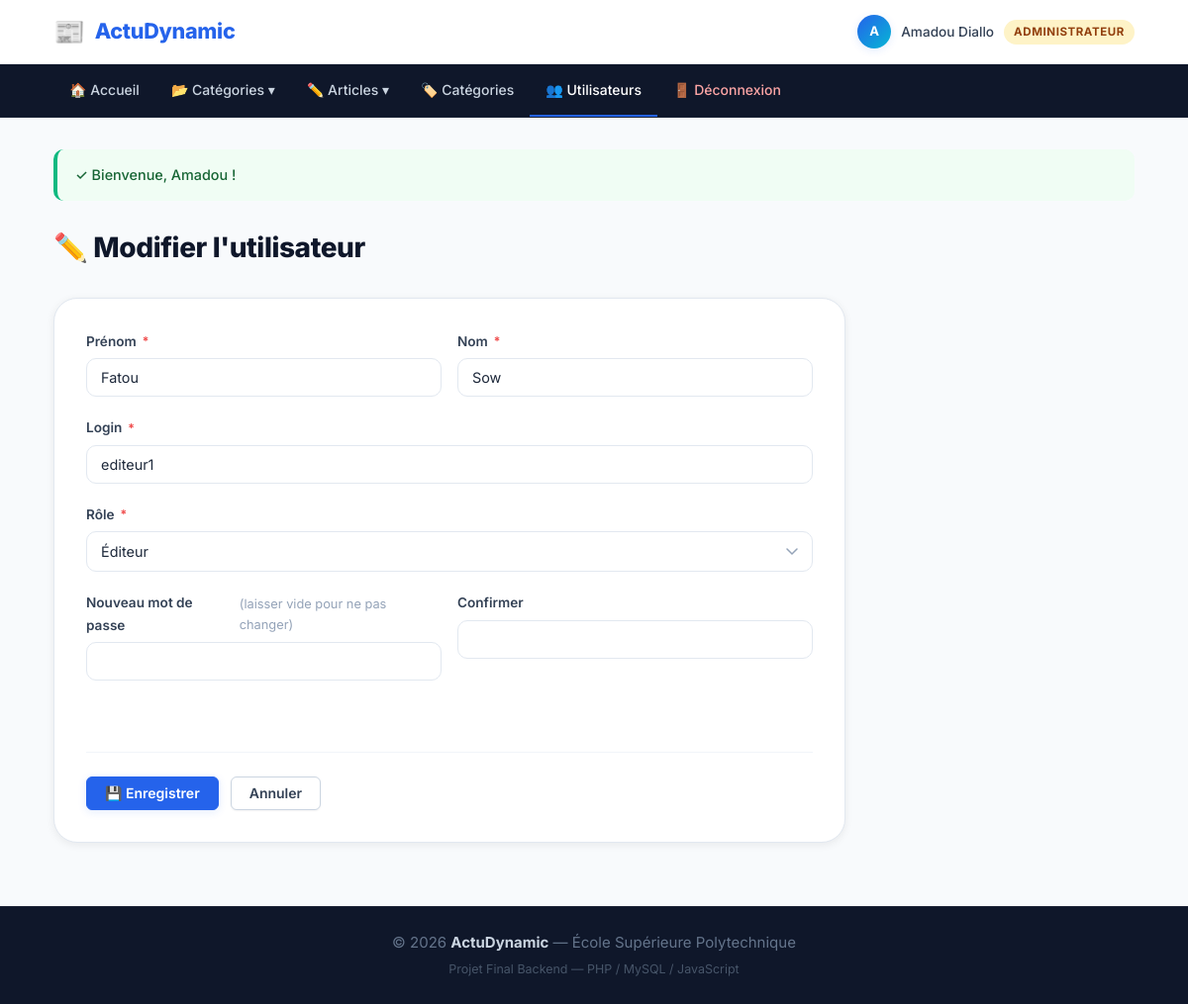
The app's page /utilisateurs/modifier.php?id=2 (signed in) with its own data.
### tables this page shows
CREATE TABLE IF NOT EXISTS utilisateurs (
    id INT AUTO_INCREMENT PRIMARY KEY,
    nom VARCHAR(100) NOT NULL,
    prenom VARCHAR(100) NOT NULL,
    login VARCHAR(50) NOT NULL UNIQUE,
    mot_de_passe VARCHAR(255) NOT NULL,
    role ENUM('visiteur', 'editeur', 'administrateur') NOT NULL DEFAULT 'editeur',
    created_at DATETIME DEFAULT CURRENT_TIMESTAMP
);

### menu.php (the view, shortened to what this page needs)
<?php
$cur  = basename($_SERVER['PHP_SELF']);
$inDir = function(string $d): bool {
    return str_contains(str_replace('\\','/',$_SERVER['SCRIPT_FILENAME']), '/'.$d.'/');
};
?>
<nav class="main-nav">
    <div class="container">
        <ul class="nav-list" id="navList">
            <li><a href="<?= url('accueil.php') ?>" class="<?= $cur==='accueil.php'?'active':'' ?>">🏠 Accueil</a></li>
            <li class="dropdown">
                <a href="#" class="dropdown-toggle">📂 Catégories ▾</a>
            </li>
            <?php if (isEditor()): ?>
            <li class="dropdown">
                <a href="#" class="dropdown-toggle">✏️ Articles ▾</a>
            </li>
            <li><a href="<?= url('categories/liste.php') ?>" class="<?= $inDir('categories')?'active':'' ?>">🏷️ Catégories</a></li>
            <?php endif; ?>
            <?php if (isAdmin()): ?>
            <li><a href="<?= url('utilisateurs/liste.php') ?>" class="<?= $inDir('utilisateurs')?'active':'' ?>">👥 Utilisateurs</a></li>
            <?php endif; ?>
            <?php if (isLoggedIn()): ?>
                <li><a href="<?= url('deconnexion.php') ?>" class="btn-logout">🚪 Déconnexion</a></li>
            <?php else: ?>
                <li><a href="<?= url('connexion.php') ?>" class="btn-login">🔐 Connexion</a></li>
            <?php endif; ?>
        </ul>
    </div>
</nav>
<div class="content-wrapper">
    <div class="container">
        <?= flashMessage() ?>

### utilisateurs/modifier.php (shortened to what this page needs)
<?php
require_once __DIR__ . '/../config.php';
$id = (int)($_GET['id'] ?? $_POST['id'] ?? 0);
$pdo  = getDB();
$stmt = $pdo->prepare("SELECT * FROM utilisateurs WHERE id=:id");
$stmt->execute([':id'=>$id]);
$user = $stmt->fetch();
include __DIR__ . '/../entete.php';
include __DIR__ . '/../menu.php';
?>
<div class="page-header"><h1>✏️ Modifier l'utilisateur</h1></div>
<form method="POST" action="<?= url('utilisateurs/modifier.php') ?>?id=<?= $id ?>" id="formUtilisateur" novalidate class="form-card">
    <div class="form-row">
        <div class="form-group">
            <label for="prenom">Prénom <span class="required">*</span></label>
            <input type="text" id="prenom" name="prenom" class="form-control" value="<?= escape($_POST['prenom']??$user['prenom']) ?>">
        </div>
        <div class="form-group">
            <label for="nom">Nom <span class="required">*</span></label>
            <input type="text" id="nom" name="nom" class="form-control" value="<?= escape($_POST['nom']??$user['nom']) ?>">
        </div>
    </div>
    <div class="form-group">
        <label for="login">Login <span class="required">*</span></label>
        <input type="text" id="login" name="login" class="form-control" value="<?= escape($_POST['login']??$user['login']) ?>">
    </div>
    <div class="form-group">
        <label for="role">Rôle <span class="required">*</span></label>
        <select id="role" name="role" class="form-control" <?= $id===$_SESSION['user_id']?'disabled':'' ?>>
            <option value="editeur" <?= $user['role']==='editeur'?'selected':'' ?>>Éditeur</option>
        </select>
    </div>
    <div class="form-row">
        <div class="form-group">
            <label for="mot_de_passe">Nouveau mot de passe <span class="optional">(laisser vide pour ne pas changer)</span></label>
            <input type="password" id="mot_de_passe" name="mot_de_passe" class="form-control">
            <span class="field-error" id="errorMdp"></span>
        </div>
        <div class="form-group">
            <label for="mot_de_passe2">Confirmer</label>
            <input type="password" id="mot_de_passe2" name="mot_de_passe2" class="form-control">
            <span class="field-error" id="errorMdp2"></span>
        </div>
    </div>
    <div class="form-actions">
        <button type="submit" class="btn btn-primary">💾 Enregistrer</button>
        <a href="<?= url('utilisateurs/liste.php') ?>" class="btn btn-secondary">Annuler</a>
    </div>
</form>
<?php include __DIR__ . '/../pied.php'; ?>

### assets/css/style.css (style rules this page uses)
:root { --primary: #2563eb; --primary-dark: #1d4ed8; --primary-light: #eff6ff; --primary-glow: rgba(37,99,235,.12); --accent: #06b6d4; --success: #10b981; --danger: #ef4444; --warning: #f59e0b; --gray-50: #f8fafc; --gray-100: #f1f5f9; --gray-200: #e2e8f0; --gray-300: #cbd5e1; --gray-400: #94a3b8; --gray-500: #64748b; --gray-600: #475569; --gray-700: #334155; --gray-800: #1e293b; --gray-900: #0f172a; --white: #ffffff; --radius-sm: 6px; --radius: 10px; --radius-lg: 16px; --radius-xl: 24px; --shadow-xs: 0 1px 2px rgba(0,0,0,.05); --shadow-sm: 0 2px 8px rgba(0,0,0,.07); --shadow-md: 0 4px 20px rgba(0,0,0,.10); --shadow-lg: 0 8px 32px rgba(0,0,0,.13); --transition: .2s cubic-bezier(.4,0,.2,1); }
*, *::before, *::after { box-sizing: border-box; margin: 0; padding: 0; }
html { scroll-behavior: smooth; }
body { font-family: 'Inter', system-ui, -apple-system, sans-serif; font-size: 15px; line-height: 1.65; color: var(--gray-800); background: var(--gray-50); min-height: 100vh; display: flex; flex-direction: column; }
a { color: var(--primary); text-decoration: none; transition: color var(--transition); }
.container { max-width: 1140px; margin: 0 auto; padding: 0 24px; }
.main-nav { background: var(--gray-900); border-bottom: 1px solid rgba(255,255,255,.05); }
.main-nav .container { position: relative; }
.nav-list { display: flex; align-items: center; list-style: none; }
.nav-list > li > a { display: flex; align-items: center; gap: 6px; padding: 14px 16px; color: var(--gray-300); font-size: .875rem; font-weight: 500; transition: all var(--transition); white-space: nowrap; border-bottom: 2px solid transparent; }
.nav-list > li > a.active { color: var(--white); border-bottom-color: var(--primary); }
.nav-list > li > .btn-logout { color: #fca5a5; }
.dropdown { position: relative; }
.content-wrapper { flex: 1; padding: 32px 0 64px; }
.page-header { display: flex; align-items: center; justify-content: space-between; margin-bottom: 28px; flex-wrap: wrap; gap: 14px; }
.page-header h1 { font-size: 1.75rem; font-weight: 800; color: var(--gray-900); letter-spacing: -.4px; }
.btn { display: inline-flex; align-items: center; gap: 7px; padding: 9px 18px; border-radius: var(--radius-sm); border: 1.5px solid transparent; cursor: pointer; font-size: .875rem; font-weight: 600; font-family: inherit; transition: all var(--transition); text-decoration: none !important; white-space: nowrap; line-height: 1; }
.btn-primary { background: var(--primary); color: white; border-color: var(--primary); box-shadow: 0 2px 8px var(--primary-glow); }
.btn-secondary { background: var(--white); color: var(--gray-700); border-color: var(--gray-300); box-shadow: var(--shadow-xs); }
.form-card { background: var(--white); border-radius: var(--radius-xl); border: 1px solid var(--gray-200); box-shadow: var(--shadow-sm); padding: 32px; max-width: 800px; }
.form-group { display: flex; flex-direction: column; gap: 6px; margin-bottom: 20px; }
.form-row { display: grid; grid-template-columns: 1fr 1fr; gap: 16px; }
label { font-weight: 600; font-size: .85rem; color: var(--gray-700); display: flex; align-items: center; gap: 6px; }
.required { color: var(--danger); font-size: .9em; }
.optional { font-weight: 400; color: var(--gray-400); font-size: .8rem; }
.form-control { padding: 10px 14px; border: 1.5px solid var(--gray-200); border-radius: var(--radius); font-size: .9rem; font-family: inherit; color: var(--gray-800); background: var(--white); transition: border-color var(--transition), box-shadow var(--transition); }
select.form-control { cursor: pointer; appearance: none; background-repeat: no-repeat; background-position: right 14px center; padding-right: 40px; }
.field-error { font-size: .8rem; color: var(--danger); min-height: 18px; display: flex; align-items: center; gap: 4px; }
.form-actions { display: flex; gap: 12px; margin-top: 28px; padding-top: 24px; border-top: 1px solid var(--gray-100); flex-wrap: wrap; }

### records on screen
utilisateurs: prenom "Fatou", nom "Sow", login "editeur1", role "Éditeur"

### other values on screen
SITE_NAME "ActuDynamic"
substr($_SESSION['prenom'], 0, 1) "A"
$_SESSION['prenom'] . ' ' . $_SESSION['nom'] "Amadou Diallo"
$_SESSION['role'] "ADMINISTRATEUR"
$icon "✓"
$msg "Bienvenue, Amadou !"
